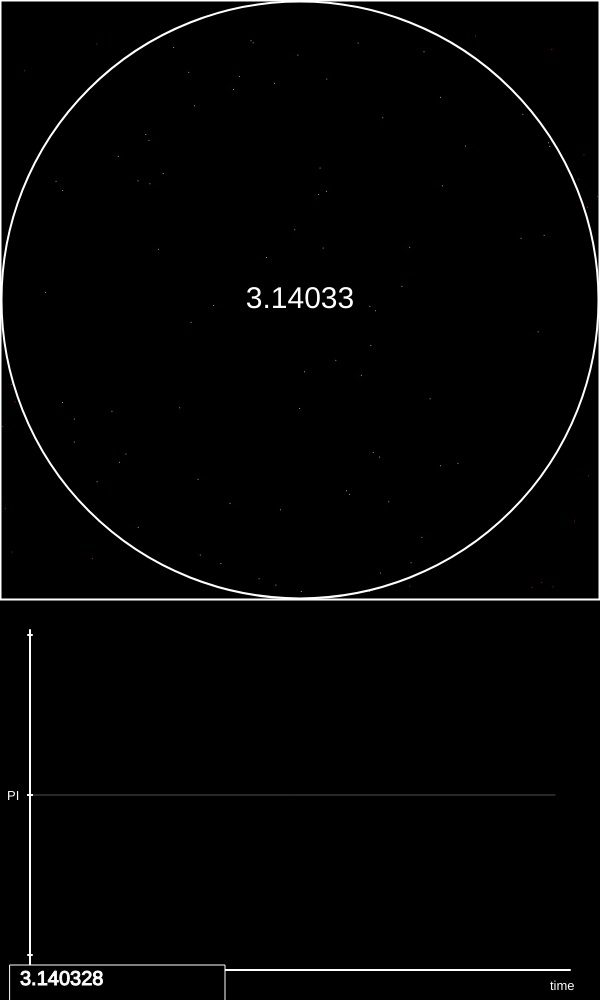
Frame 1 (no input)
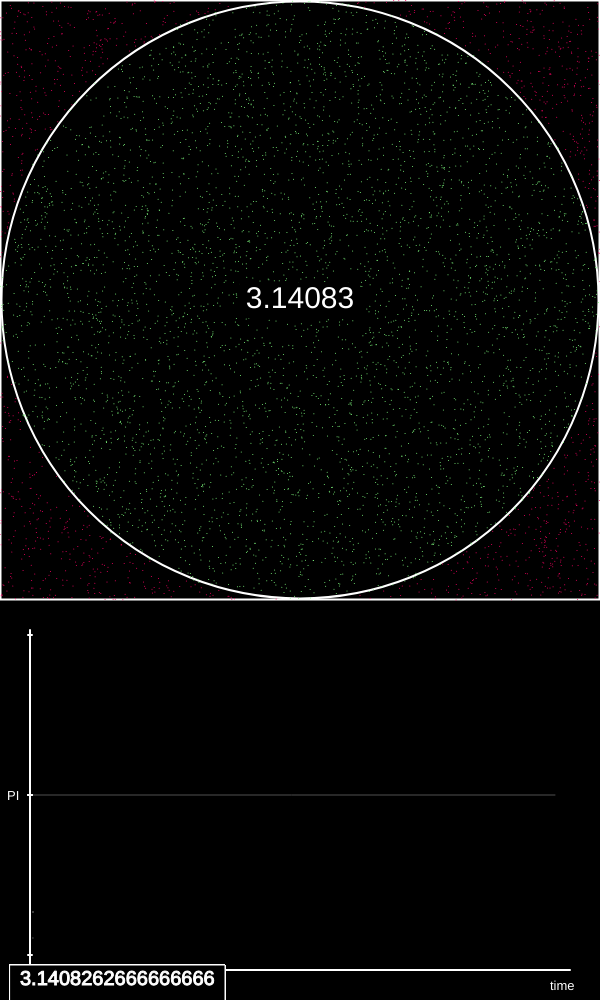
Frame 60 (no input)
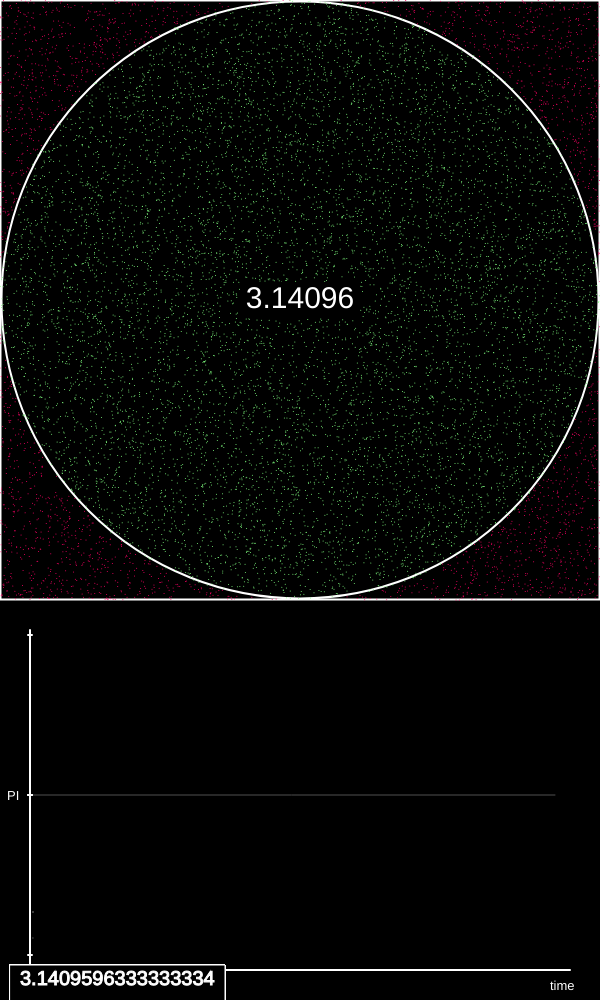
Frame 120 (the mouse pressed at the canvas centre since frame 60)

The p5.js sketch that drew these frames (run headless with seeded random() and noise() and a simulated clock; from frame 60 on, the mouse is pressed at the canvas centre):

// p5.js sketch
// ── sketch.js
//Montecarlo's Pi Estimation
//Miguel Rodríguez 
//10-02-2024

let total = 0
let inCircle = 0
let iter = 31
let iterPerFrame = 1000000
let pi

let scaleFactor = .00025
let upperBound = Math.PI + scaleFactor
let lowerBound = Math.PI - scaleFactor

function setup() {
  createCanvas(600, 1000);
  background(0)
  push()
  stroke(255)
  noFill()
  strokeWeight(2)
  ellipse(300, 300, 597)
  rectMode(CENTER)
  rect(300, 300, 599, 599)
  pop()
  fill(255)
  noStroke()
  textSize(20)
  
  push()
  textSize(13)
  translate(0, 600)
  stroke(255)
  fill(255)
  strokeWeight(2)
  line(30, 30, 30, 370)
  line(30, 370, 570, 370)
  
  line(28, 35, 32, 35)
  push()
  strokeWeight(1)
  stroke(80)
  line(28, map(PI, lowerBound, upperBound, 360, 40)-5, 555, map(PI, lowerBound, upperBound, 360, 40)-5)
  pop()
  line(28, map(PI, lowerBound, upperBound, 360, 40)-5, 32, map(PI, lowerBound, upperBound, 360, 40)-5)
  line(28, 195, 32, 195)
  line(28, 355, 32, 355)
  noStroke()
  text('PI', 7, map(Math.PI, lowerBound, upperBound, 360, 40))
  text('time', 550, 390)
  pop()
}

function sqDist(x1, y1, x2, y2){
  return (x1 - x2) * (x1 - x2) + (y1 - y2) * (y1 - y2)
}

const radSq = (600 / 2) * (600 / 2)

function draw() {
  push()
  for(let i = 0; i < iterPerFrame; i++){
    let aux = {x: Math.random() * 600, y: Math.random() * 600}
    let paintEllipse = i % iterPerFrame < 100
    if(sqDist(aux.x, aux.y, 300, 300) > radSq){ 
      if(paintEllipse) fill(255, 0, 102)
    }
    else{ 
      if(paintEllipse) fill(128, 255, 128)
      inCircle++
    }
    if(paintEllipse) ellipse(aux.x, aux.y, 1)
    total++
    iter += 0.1 / iterPerFrame
  }
  
  pop()
  
  push()
  fill(0)
  stroke(255)
  rect(10, 965, 215, 970)
  fill(255)
  pi = (inCircle / total) * 4
  text(pi, 20, 985);
  pop()
  
  push()
  translate(0, 600)
  if(pi > Math.PI) fill(map(pi, Math.PI, upperBound, 255, 20))
  else fill(map(pi, lowerBound, Math.PI, 20, 255))
  noStroke()
  ellipse(iter, map(pi, lowerBound, upperBound, 355, 35), 2)
  pop()

  push()
  rectMode(CENTER)
  fill(0)
  rect(300, 300, 120, 35)
  fill(255)
  stroke(0)
  strokeWeight(2)
  textAlign(CENTER, CENTER)
  textSize(30)
  text(pi.toFixed(5), 300, 300)
  pop() 

}
